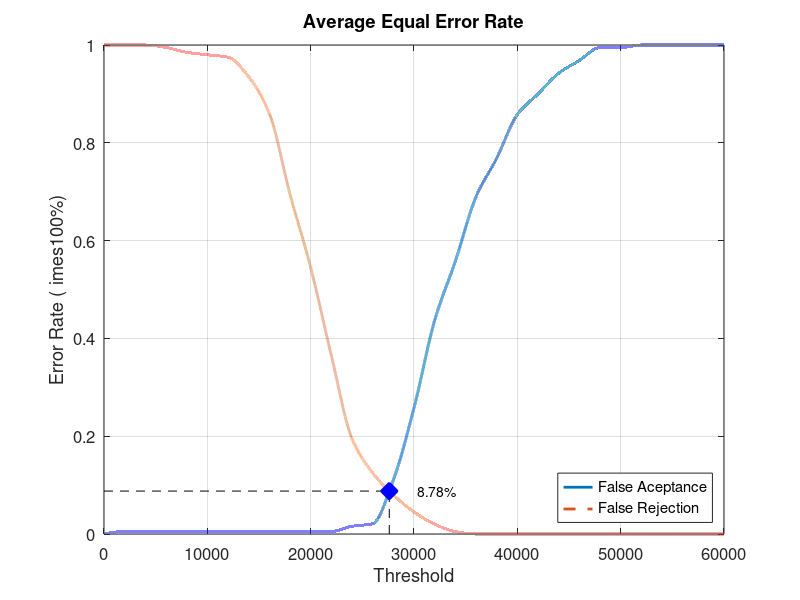
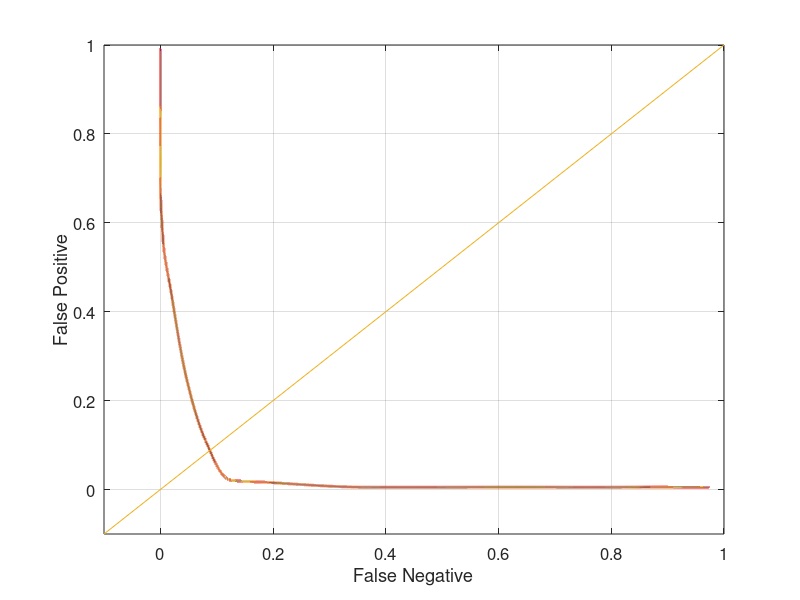

Write the MATLAB code that produced these figures, in order.
close all;
clear;
clc;
x = 0:2000:60000;
xq = 0:0.5:60000;

y0 = [0 0.00526316 0.00526316 0.00526316 0.00526316 0.00526316 0.00526316 0.00526316 0.00526316 0.00526316 0.00526316 0.00526316 0.0157895 0.0210526 0.110526 0.257895 0.436842 0.557895 0.689474 0.768421 0.857895 0.9 0.942105 0.968421 0.994737 0.994737 1 1 1 1 1]
yy0 = interp1(x, y0, xq, 'pchip');
y1 = [1 1 1 0.995 0.985 0.98 0.975 0.935 0.86 0.695 0.545 0.365 0.195 0.125 0.08 0.045 0.02 0.005 0 0 0 0 0 0 0 0 0 0 0 0 0]
yy1 = interp1(x, y1, xq, 'pchip');

% Calculating EER: 
y2 = abs(y0 - y1);
find(y2 == min(y2))
yy2 = abs(yy0 - yy1);
xEER = find(yy2 == min(yy2));
xEERIndex = xq(xEER) % X-axis EER
yEER = yy0(xEER) % Y-axis EER

main = figure
plot(xq, yy0,'-','LineWidth', 2);	hold on
plot(xq, yy1,'--','LineWidth', 2);	hold on
plot([xEERIndex xEERIndex], [0 yEER], 'k--');	hold on
plot([0 xEERIndex], [yEER yEER], 'k--');	hold on
plot(xEERIndex, yEER, 'bx', 'LineWidth', 10);	hold on
text(xEERIndex + 10 * xEERIndex / 100, yEER, [num2str(round((10000 * yEER)) / 100) '%'])
legend('False Aceptance', 'False Rejection', 'Location', 'SouthEast')
xlabel('Threshold')
ylabel('Error Rate (	imes100%)')
title('Average Equal Error Rate')
set(gca, 'FontSize', 12)
axis([0 60000 0 1])
grid on

print(main, 'Database2_2Main', '-dpng');
FNRxFPR = figure('Color', [1 1 1]);
plot(yy1, yy0, '-', yy1, yy0, 'LineWidth', 2);
hold on
y = -0.1:0.1:1
plot(y, y); 
set(gca, 'FontSize', 12)
xlabel('False Negative')
ylabel('False Positive')
axis([-0.1 1 -0.1 1])
set(gca, 'FontSize', 12)
grid on

print(FNRxFPR, 'Database2_2FNRxFPR','-dpng');
